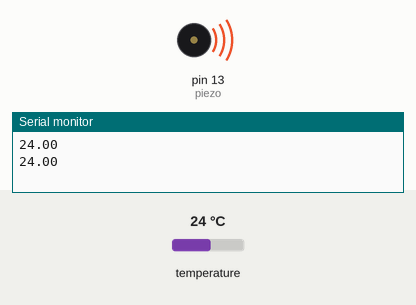
This sketch was run on a simulated Arduino Uno, built with avr-gcc and run on an emulated ATmega328P. On the bench: buzzer (waves = sounding), the last lines printed to the serial monitor. The test bench sets the inputs (shaded band); at power-on: temperature 24 °C.

Above: at 1.2 s.
1.3 s: temperature set to 33.3 °C
3.3 s: temperature set to 34.5 °C
At 5.1 s:
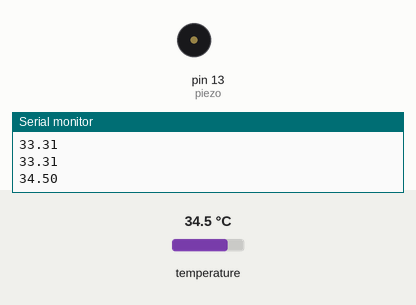
5.7 s: temperature set to 12 °C
At 7.6 s:
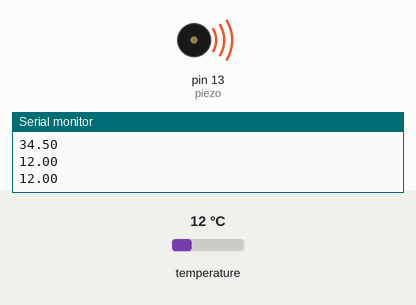
7.9 s: temperature set to 35 °C
At 9.3 s:
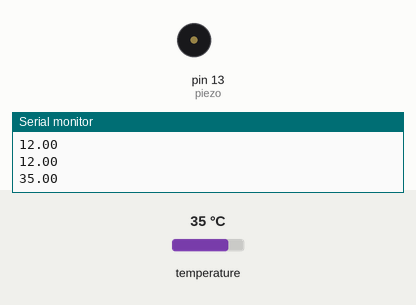
Timing chart, 0 to 10.9 s (numbered marks = the images above; inputs shaded):
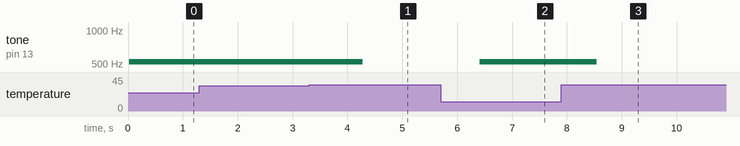

The sketch:

sketch_sep10a.ino
```cpp
#include <SoftwareSerial.h>
#include <OneWire.h>
#define BT_RXD 8
#define BT_TXD 7
#include <SoftwareSerial.h>        // 블루투스 시리얼 통신 라이브러리 추가
int DS18S20_Pin = 2;                             //온도센서를 2번 핀으로 연결
SoftwareSerial bluetooth(BT_RXD, BT_TXD);        // 블루투스 설정 BTSerial(Tx, Rx)
OneWire ds(DS18S20_Pin);                         //2번 핀과 연결되 OneWire 객체 생성
int piezo = 13;

void setup(){
  pinMode(piezo, OUTPUT);
  Serial.begin(9600);                           // 시리얼 통신, 속도는 9600
  bluetooth.begin(9600);                         // 블루투스 통신 시작
  noTone(piezo);
}

void loop(){
  float temperature = getTemp();                 //온도 측정 후 변수에 저장
  Serial.println(temperature);

  if( 36 < temperature){                          //온도가 24도 이하일 때, 파란색 LED 점등
    tone(piezo, 523, 3000);
  }
 else if ( 34 > temperature){
    tone(piezo, 523, 3000);
  }
  else{
     noTone(piezo);
    }


  if (bluetooth.available()) {        // 블루투스에서 보낸 내용은 시리얼모니터로 전송
    Serial.write(bluetooth.read());
  }
  if (Serial.available()) {           // 시리얼모니터에서 보낸 내용은 블루투스로 전송
    bluetooth.write(Serial.read());
  }


if ( bluetooth.available() )
  {
    Serial.print((char)bluetooth.read());
  }
  else
  {
    delay( 1000 );
  }
  // 블루투스 송신
  if (Serial.available()) {
    //시리얼 모니터에서 입력된 값을 송신
    char toSend = (char)Serial.read();
    bluetooth.print(toSend);
  }

   bluetooth.print("온도 :  ");
   bluetooth.print(getTemp());
   bluetooth.println("도");

}

float getTemp(){                                   //온도 측정 후 반환하는 함수
 byte data[12];
 byte addr[8];
 if ( !ds.search(addr)) {
   ds.reset_search();
   return -1000;
 }
 if ( OneWire::crc8( addr, 7) != addr[7]) {
   Serial.println("CRC is not valid!");
   return -1000;
 }
 if ( addr[0] != 0x10 && addr[0] != 0x28) {
   Serial.print("Device is not recognized");
   return -1000;
 }
 ds.reset();
 ds.select(addr);
 ds.write(0x44,1);
 byte present = ds.reset();
 ds.select(addr);
 ds.write(0xBE);

 for (int i = 0; i < 9; i++) {
  data[i] = ds.read();
 }

 ds.reset_search();
 byte MSB = data[1];
 byte LSB = data[0];
 float tempRead = ((MSB << 8) | LSB);
 float TemperatureSum = tempRead / 16;
 return TemperatureSum;


}
```

Measured:
- the behaviour switches between 33.9 and 34 °C on temperature (found by bisection; images 0 and 1)
- after the input at 3.3 s, tone on pin 13 (piezo): 523 Hz → silent after 0.98 s
- after the input at 5.7 s, tone on pin 13 (piezo): silent → 523 Hz after 0.71 s
- after the input at 7.9 s, tone on pin 13 (piezo): 523 Hz → silent after 0.64 s
